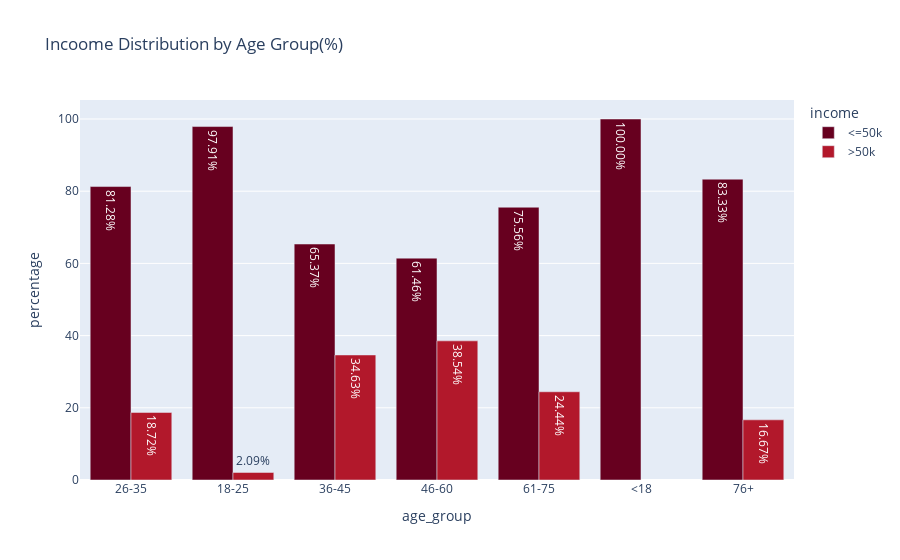
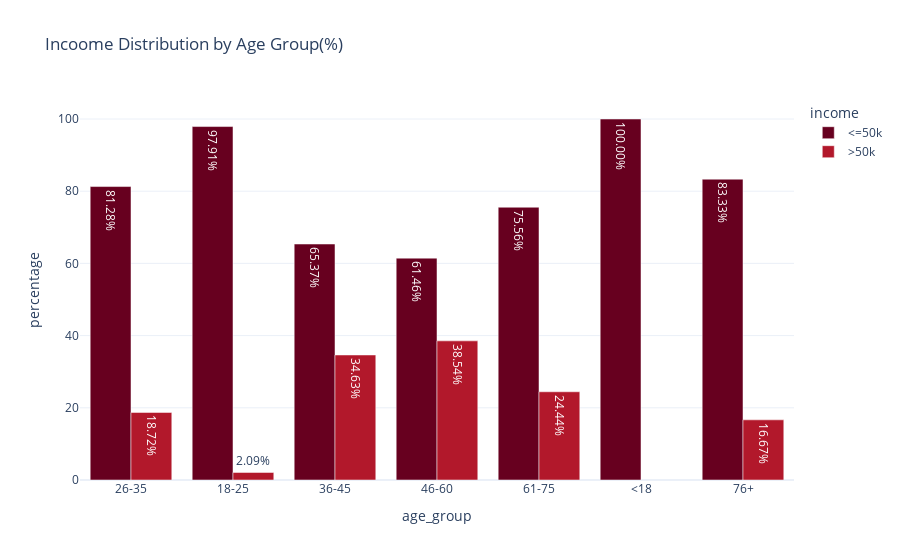
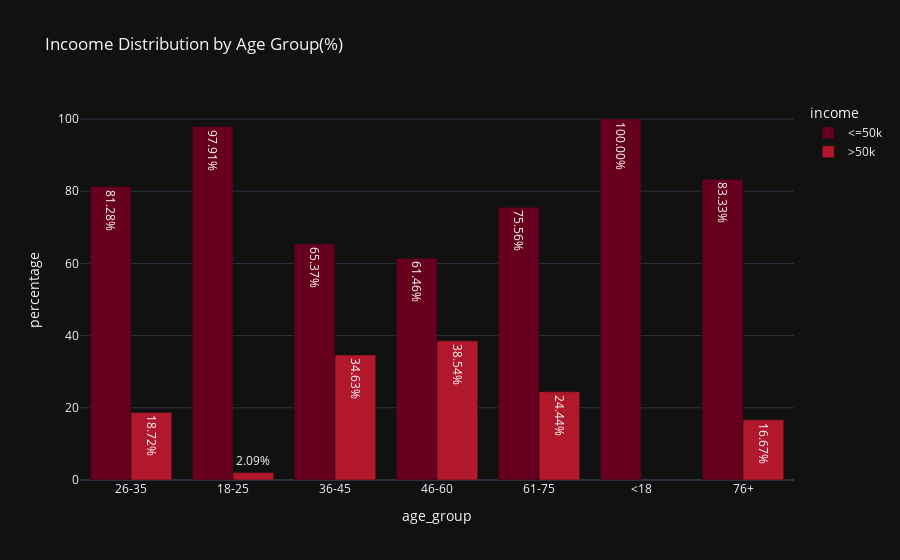
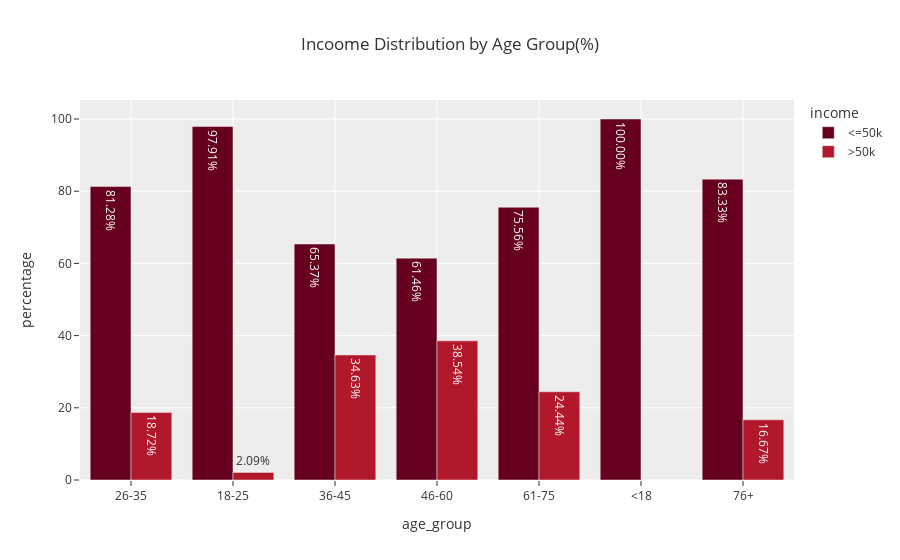

The cell these charts' notebook holds for them, in order:
### Code cell
themes = ["plotly", "plotly_white","plotly_dark", "ggplot2", "seaborn", "simple_white", "presentation","xgridoff", "ygridoff", "gridon", "none"]
for theme in themes:
    fig.update_layout(template=theme)
    fig.show()

### Figure 1 — Plotly figure (JSON) as saved in the notebook; plotly's stock layout.template omitted (floating-point values rounded to 4 significant figures)
{"data": [{"alignmentgroup": "True", "hovertemplate": "income=<=50k<br>age_group=%{x}<br>percentage=%{text}<extra></extra>", "legendgroup": "<=50k", "marker": {"color": "rgb(103,0,31)", "pattern": {"shape": ""}}, "name": "<=50k", "offsetgroup": "<=50k", "orientation": "v", "showlegend": true, "text": [81.28, 97.91, 65.37, 61.46, 75.56, 100, 83.33], "textposition": "auto", "texttemplate": "%{text:.2f}%", "type": "bar", "x": ["26-35", "18-25", "36-45", "46-60", "61-75", "<18", "76+"], "xaxis": "x", "y": [81.28, 97.91, 65.37, 61.46, 75.56, 100, 83.33], "yaxis": "y"}, {"alignmentgroup": "True", "hovertemplate": "income=>50k<br>age_group=%{x}<br>percentage=%{text}<extra></extra>", "legendgroup": ">50k", "marker": {"color": "rgb(178,24,43)", "pattern": {"shape": ""}}, "name": ">50k", "offsetgroup": ">50k", "orientation": "v", "showlegend": true, "text": [38.54, 34.63, 18.72, 24.44, 2.093, 16.67], "textposition": "auto", "texttemplate": "%{text:.2f}%", "type": "bar", "x": ["46-60", "36-45", "26-35", "61-75", "18-25", "76+"], "xaxis": "x", "y": [38.54, 34.63, 18.72, 24.44, 2.093, 16.67], "yaxis": "y"}], "layout": {"autosize": true, "barmode": "group", "legend": {"title": {"text": "income"}, "tracegroupgap": 0}, "title": {"text": "Incoome Distribution by Age Group(%)"}, "xaxis": {"anchor": "y", "autorange": true, "domain": [0, 1], "range": [-0.5, 6.5], "title": {"text": "age_group"}, "type": "category"}, "yaxis": {"anchor": "x", "autorange": true, "domain": [0, 1], "range": [0, 105.3], "title": {"text": "percentage"}, "type": "linear"}}}

### Figure 2 — Plotly figure (JSON) as saved in the notebook; plotly's stock layout.template omitted (floating-point values rounded to 4 significant figures)
{"data": [{"alignmentgroup": "True", "hovertemplate": "income=<=50k<br>age_group=%{x}<br>percentage=%{text}<extra></extra>", "legendgroup": "<=50k", "marker": {"color": "rgb(103,0,31)", "pattern": {"shape": ""}}, "name": "<=50k", "offsetgroup": "<=50k", "orientation": "v", "showlegend": true, "text": [81.28, 97.91, 65.37, 61.46, 75.56, 100, 83.33], "textposition": "auto", "texttemplate": "%{text:.2f}%", "type": "bar", "x": ["26-35", "18-25", "36-45", "46-60", "61-75", "<18", "76+"], "xaxis": "x", "y": [81.28, 97.91, 65.37, 61.46, 75.56, 100, 83.33], "yaxis": "y"}, {"alignmentgroup": "True", "hovertemplate": "income=>50k<br>age_group=%{x}<br>percentage=%{text}<extra></extra>", "legendgroup": ">50k", "marker": {"color": "rgb(178,24,43)", "pattern": {"shape": ""}}, "name": ">50k", "offsetgroup": ">50k", "orientation": "v", "showlegend": true, "text": [38.54, 34.63, 18.72, 24.44, 2.093, 16.67], "textposition": "auto", "texttemplate": "%{text:.2f}%", "type": "bar", "x": ["46-60", "36-45", "26-35", "61-75", "18-25", "76+"], "xaxis": "x", "y": [38.54, 34.63, 18.72, 24.44, 2.093, 16.67], "yaxis": "y"}], "layout": {"autosize": true, "barmode": "group", "legend": {"title": {"text": "income"}, "tracegroupgap": 0}, "title": {"text": "Incoome Distribution by Age Group(%)"}, "xaxis": {"anchor": "y", "autorange": true, "domain": [0, 1], "range": [-0.5, 6.5], "title": {"text": "age_group"}, "type": "category"}, "yaxis": {"anchor": "x", "autorange": true, "domain": [0, 1], "range": [0, 105.3], "title": {"text": "percentage"}, "type": "linear"}}}

### Figure 3 — Plotly figure (JSON) as saved in the notebook; plotly's stock layout.template omitted (floating-point values rounded to 4 significant figures)
{"data": [{"alignmentgroup": "True", "hovertemplate": "income=<=50k<br>age_group=%{x}<br>percentage=%{text}<extra></extra>", "legendgroup": "<=50k", "marker": {"color": "rgb(103,0,31)", "pattern": {"shape": ""}}, "name": "<=50k", "offsetgroup": "<=50k", "orientation": "v", "showlegend": true, "text": [81.28, 97.91, 65.37, 61.46, 75.56, 100, 83.33], "textposition": "auto", "texttemplate": "%{text:.2f}%", "type": "bar", "x": ["26-35", "18-25", "36-45", "46-60", "61-75", "<18", "76+"], "xaxis": "x", "y": [81.28, 97.91, 65.37, 61.46, 75.56, 100, 83.33], "yaxis": "y"}, {"alignmentgroup": "True", "hovertemplate": "income=>50k<br>age_group=%{x}<br>percentage=%{text}<extra></extra>", "legendgroup": ">50k", "marker": {"color": "rgb(178,24,43)", "pattern": {"shape": ""}}, "name": ">50k", "offsetgroup": ">50k", "orientation": "v", "showlegend": true, "text": [38.54, 34.63, 18.72, 24.44, 2.093, 16.67], "textposition": "auto", "texttemplate": "%{text:.2f}%", "type": "bar", "x": ["46-60", "36-45", "26-35", "61-75", "18-25", "76+"], "xaxis": "x", "y": [38.54, 34.63, 18.72, 24.44, 2.093, 16.67], "yaxis": "y"}], "layout": {"autosize": true, "barmode": "group", "legend": {"title": {"text": "income"}, "tracegroupgap": 0}, "title": {"text": "Incoome Distribution by Age Group(%)"}, "xaxis": {"anchor": "y", "autorange": true, "domain": [0, 1], "range": [-0.5, 6.5], "title": {"text": "age_group"}, "type": "category"}, "yaxis": {"anchor": "x", "autorange": true, "domain": [0, 1], "range": [0, 105.3], "title": {"text": "percentage"}, "type": "linear"}}}

### Figure 4 — Plotly figure (JSON) as saved in the notebook; plotly's stock layout.template omitted (floating-point values rounded to 4 significant figures)
{"data": [{"alignmentgroup": "True", "hovertemplate": "income=<=50k<br>age_group=%{x}<br>percentage=%{text}<extra></extra>", "legendgroup": "<=50k", "marker": {"color": "rgb(103,0,31)", "pattern": {"shape": ""}}, "name": "<=50k", "offsetgroup": "<=50k", "orientation": "v", "showlegend": true, "text": [81.28, 97.91, 65.37, 61.46, 75.56, 100, 83.33], "textposition": "auto", "texttemplate": "%{text:.2f}%", "type": "bar", "x": ["26-35", "18-25", "36-45", "46-60", "61-75", "<18", "76+"], "xaxis": "x", "y": [81.28, 97.91, 65.37, 61.46, 75.56, 100, 83.33], "yaxis": "y"}, {"alignmentgroup": "True", "hovertemplate": "income=>50k<br>age_group=%{x}<br>percentage=%{text}<extra></extra>", "legendgroup": ">50k", "marker": {"color": "rgb(178,24,43)", "pattern": {"shape": ""}}, "name": ">50k", "offsetgroup": ">50k", "orientation": "v", "showlegend": true, "text": [38.54, 34.63, 18.72, 24.44, 2.093, 16.67], "textposition": "auto", "texttemplate": "%{text:.2f}%", "type": "bar", "x": ["46-60", "36-45", "26-35", "61-75", "18-25", "76+"], "xaxis": "x", "y": [38.54, 34.63, 18.72, 24.44, 2.093, 16.67], "yaxis": "y"}], "layout": {"autosize": true, "barmode": "group", "legend": {"title": {"text": "income"}, "tracegroupgap": 0}, "title": {"text": "Incoome Distribution by Age Group(%)"}, "xaxis": {"anchor": "y", "autorange": true, "domain": [0, 1], "range": [-0.5, 6.5], "title": {"text": "age_group"}, "type": "category"}, "yaxis": {"anchor": "x", "autorange": true, "domain": [0, 1], "range": [0, 105.3], "title": {"text": "percentage"}, "type": "linear"}}}
